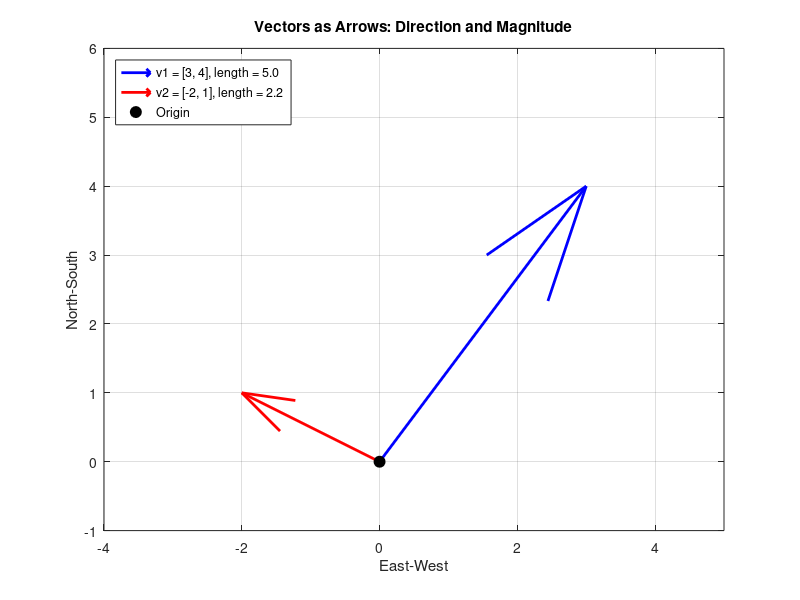
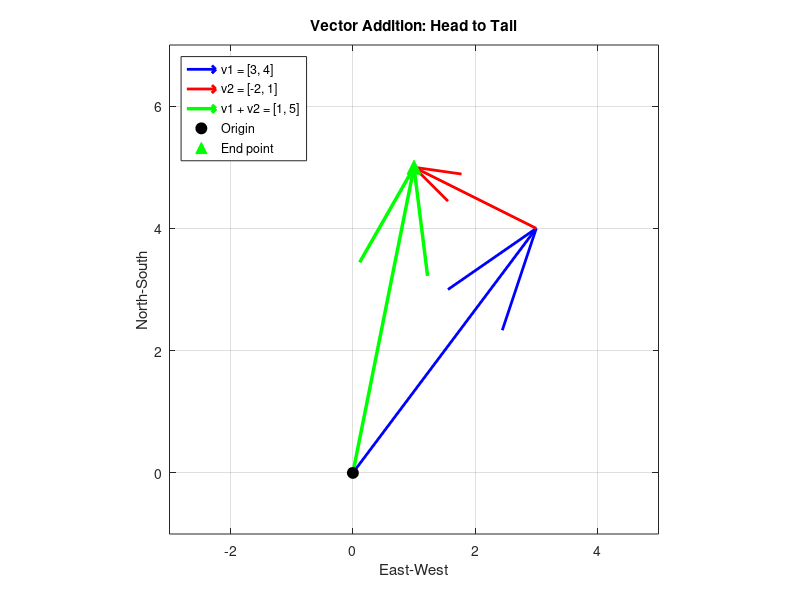
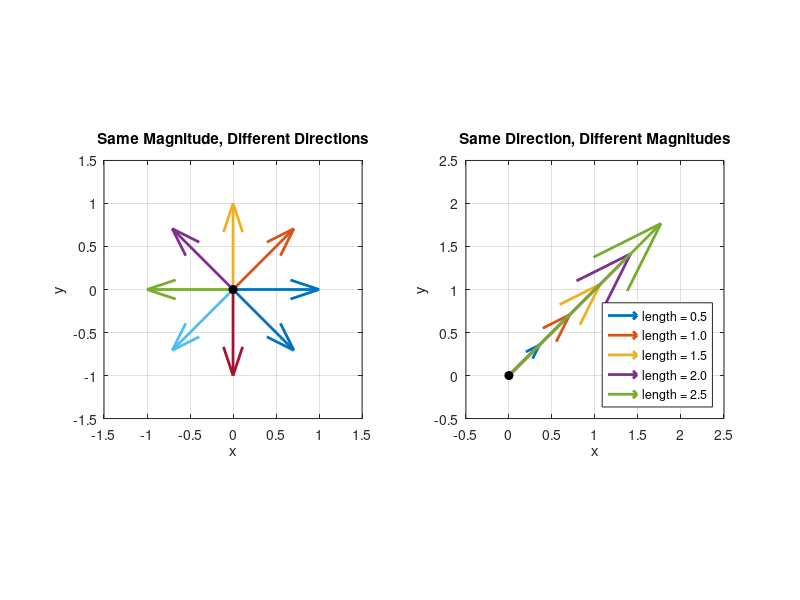

Source code (MATLAB) for these figures, in order: (Note: this script raises an error after producing the figures.)
% demo_vector_arrows.m - Visualize 2D vectors as arrows using quiver()
% Part of: Matlab for Computational Neuroscience, Module 02
%
% Run this script to see: vectors drawn as arrows, vector addition
% head-to-tail, and direction vs magnitude visualizations.
%
% This is the "notation bridge" demo: you will SEE vectors as arrows
% before learning any math notation.
%
clear; clc; close all;

%% Two Vectors as Arrows
% A vector tells you where to walk from the origin.
% v1 = [3, 4] means "3 steps east, 4 steps north"
% v2 = [-2, 1] means "2 steps west, 1 step north"

v1 = [3, 4];
v2 = [-2, 1];

figure(1);
quiver(0, 0, v1(1), v1(2), 0, 'b', 'LineWidth', 2);
hold on;
quiver(0, 0, v2(1), v2(2), 0, 'r', 'LineWidth', 2);

% Mark the origin
plot(0, 0, 'ko', 'MarkerSize', 8, 'MarkerFaceColor', 'k');
hold off;

axis equal;
grid on;
xlim([-4, 5]);
ylim([-1, 6]);
xlabel('East-West');
ylabel('North-South');
title('Vectors as Arrows: Direction and Magnitude');
legend(sprintf('v1 = [3, 4], length = %.1f', norm(v1)), ...
       sprintf('v2 = [-2, 1], length = %.1f', norm(v2)), ...
       'Origin', 'Location', 'northwest');

fprintf('v1 = [3, 4], magnitude = %.1f\n', norm(v1));
fprintf('v2 = [-2, 1], magnitude = %.1f\n', norm(v2));

%% Vector Addition: Head to Tail
% To add vectors: place the tail of v2 at the tip of v1.
% The sum goes from the origin to where you end up.

v_sum = v1 + v2;

figure(2);
% Draw v1 from origin (blue)
quiver(0, 0, v1(1), v1(2), 0, 'b', 'LineWidth', 2);
hold on;

% Draw v2 starting from the TIP of v1 (red)
quiver(v1(1), v1(2), v2(1), v2(2), 0, 'r', 'LineWidth', 2);

% Draw the sum from origin (green, dashed)
quiver(0, 0, v_sum(1), v_sum(2), 0, 'g', 'LineWidth', 2.5);

% Mark key points
plot(0, 0, 'ko', 'MarkerSize', 8, 'MarkerFaceColor', 'k');
plot(v_sum(1), v_sum(2), 'g^', 'MarkerSize', 10, 'MarkerFaceColor', 'g');
hold off;

axis equal;
grid on;
xlim([-3, 5]);
ylim([-1, 7]);
xlabel('East-West');
ylabel('North-South');
title('Vector Addition: Head to Tail');
legend(sprintf('v1 = [%d, %d]', v1), ...
       sprintf('v2 = [%d, %d]', v2), ...
       sprintf('v1 + v2 = [%d, %d]', v_sum), ...
       'Origin', 'End point', 'Location', 'northwest');

fprintf('\nVector addition:\n');
fprintf('v1 + v2 = [%d, %d] + [%d, %d] = [%d, %d]\n', ...
    v1(1), v1(2), v2(1), v2(2), v_sum(1), v_sum(2));
fprintf('Sum magnitude = %.1f\n', norm(v_sum));

%% Direction and Magnitude
% Direction = where the arrow points
% Magnitude = how long the arrow is (use norm())

figure(3);

% Subplot 1: Same LENGTH, different DIRECTIONS (unit circle points)
subplot(1, 2, 1);
n_arrows = 8;
angles = linspace(0, 2*pi, n_arrows + 1);
angles = angles(1:end-1);  % Remove duplicate at 2*pi

colors = lines(n_arrows);
for i = 1:n_arrows
    vx = cos(angles(i));
    vy = sin(angles(i));
    quiver(0, 0, vx, vy, 0, 'Color', colors(i,:), 'LineWidth', 2);
    hold on;
end
plot(0, 0, 'ko', 'MarkerSize', 6, 'MarkerFaceColor', 'k');
hold off;

axis equal;
grid on;
xlim([-1.5, 1.5]);
ylim([-1.5, 1.5]);
title('Same Magnitude, Different Directions');
xlabel('x');
ylabel('y');

% Subplot 2: Same DIRECTION, different LENGTHS
subplot(1, 2, 2);
direction = [1, 1] / norm([1, 1]);  % Unit vector pointing northeast
lengths = [0.5, 1.0, 1.5, 2.0, 2.5];

colors_len = lines(length(lengths));
legend_entries = cell(1, length(lengths));
for i = 1:length(lengths)
    v = direction .* lengths(i);
    quiver(0, 0, v(1), v(2), 0, 'Color', colors_len(i,:), 'LineWidth', 2);
    hold on;
    legend_entries{i} = sprintf('length = %.1f', lengths(i));
end
plot(0, 0, 'ko', 'MarkerSize', 6, 'MarkerFaceColor', 'k');
hold off;

axis equal;
grid on;
xlim([-0.5, 2.5]);
ylim([-0.5, 2.5]);
title('Same Direction, Different Magnitudes');
xlabel('x');
ylabel('y');
legend(legend_entries, 'Location', 'southeast');

sgtitle('Direction vs Magnitude');

% Print magnitudes
fprintf('\n--- Magnitude (norm) of each vector ---\n');
fprintf('v1 = [3, 4]: norm = %.1f\n', norm(v1));
fprintf('v2 = [-2, 1]: norm = %.1f\n', norm(v2));
fprintf('v1 + v2 = [%d, %d]: norm = %.1f\n', v_sum(1), v_sum(2), norm(v_sum));

fprintf('\nDone! You should see 3 figures.\n');
fprintf('Remember: norm(v) in Matlab = ||v|| in math = Pythagoras!\n');
